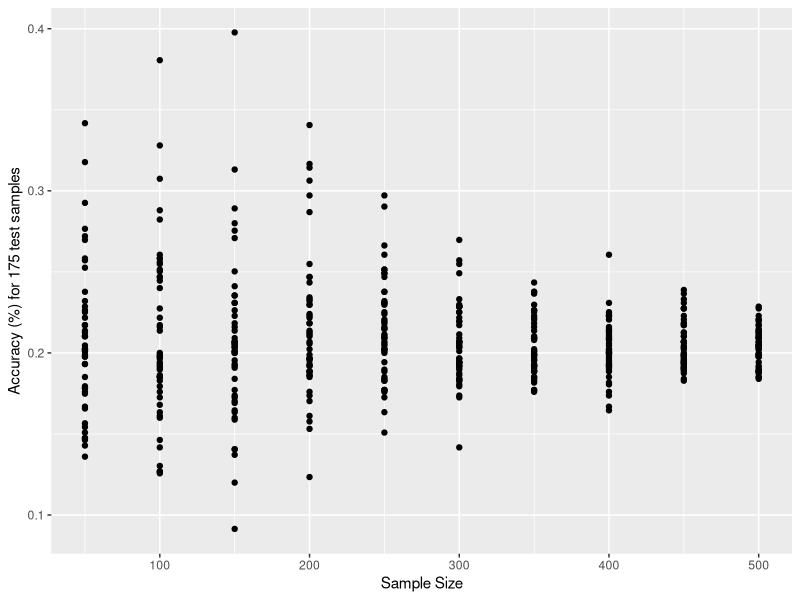
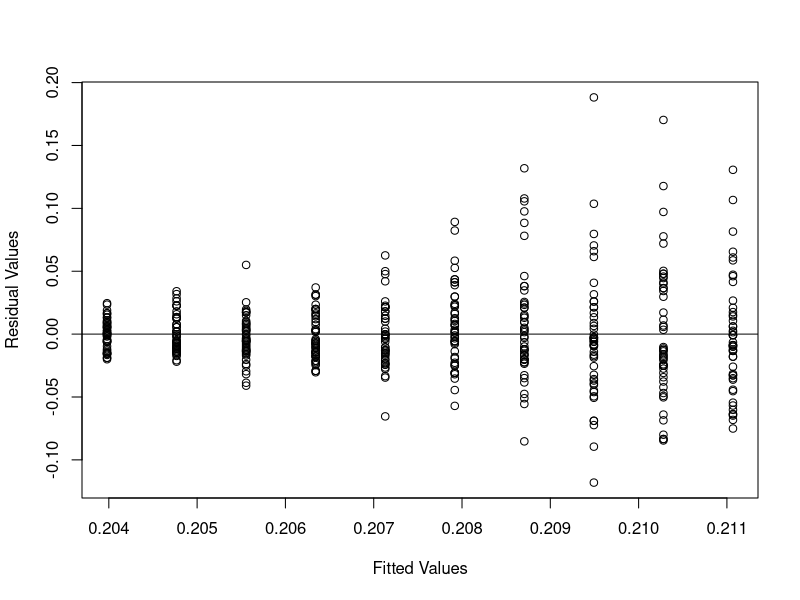
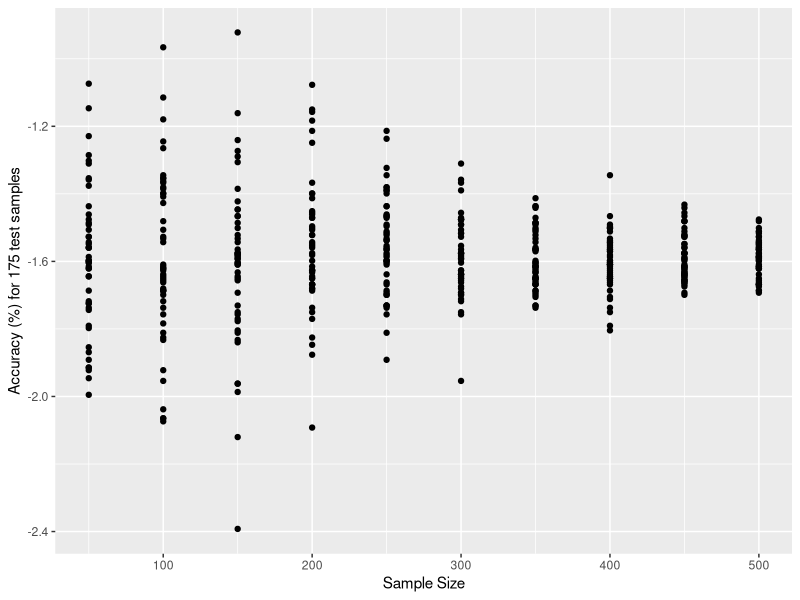
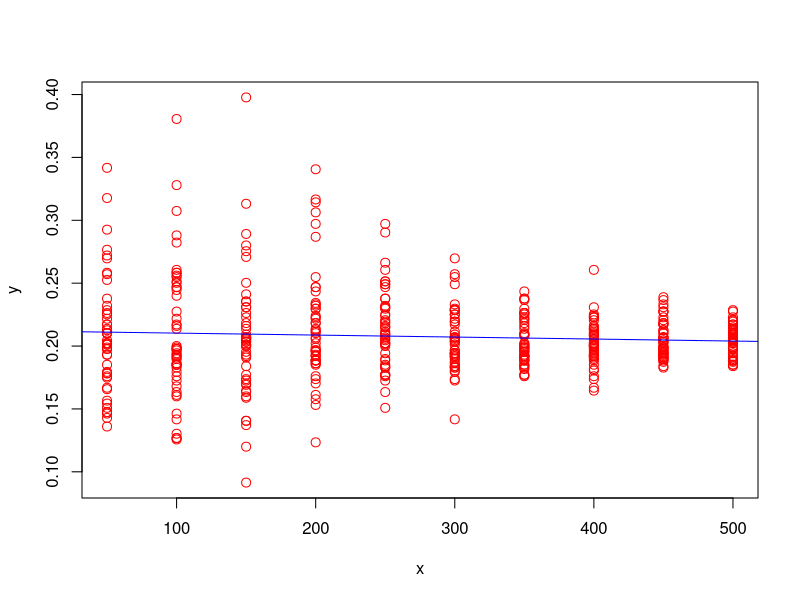
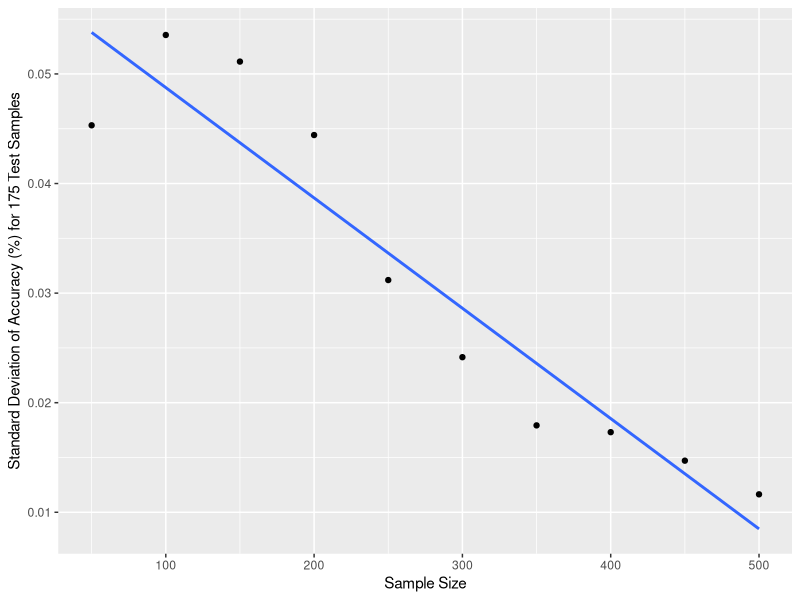
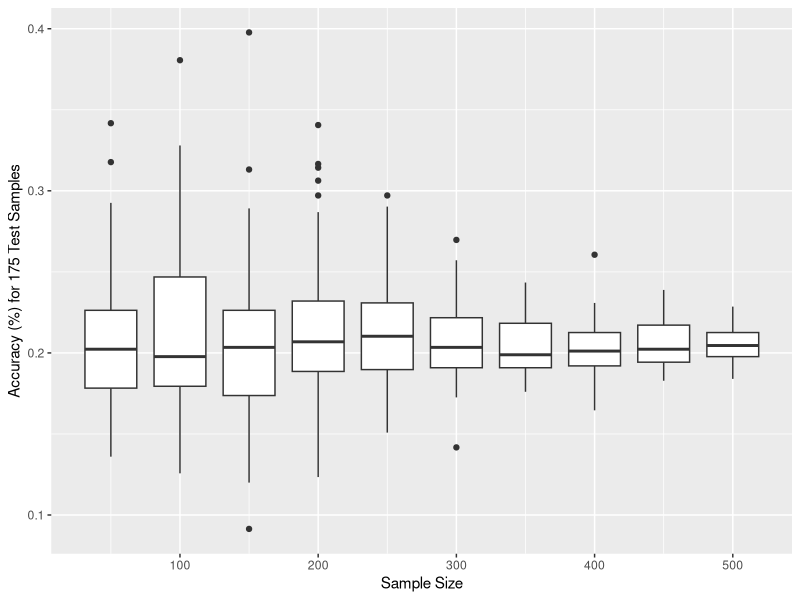
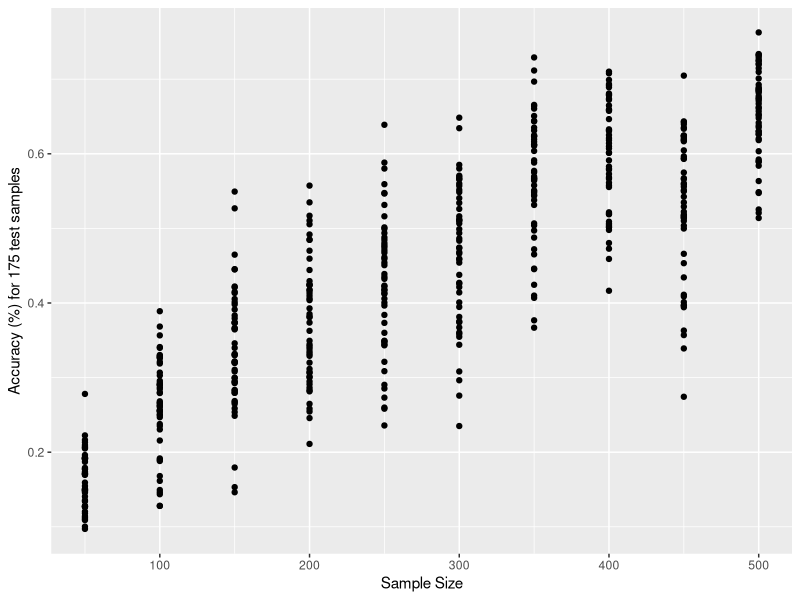
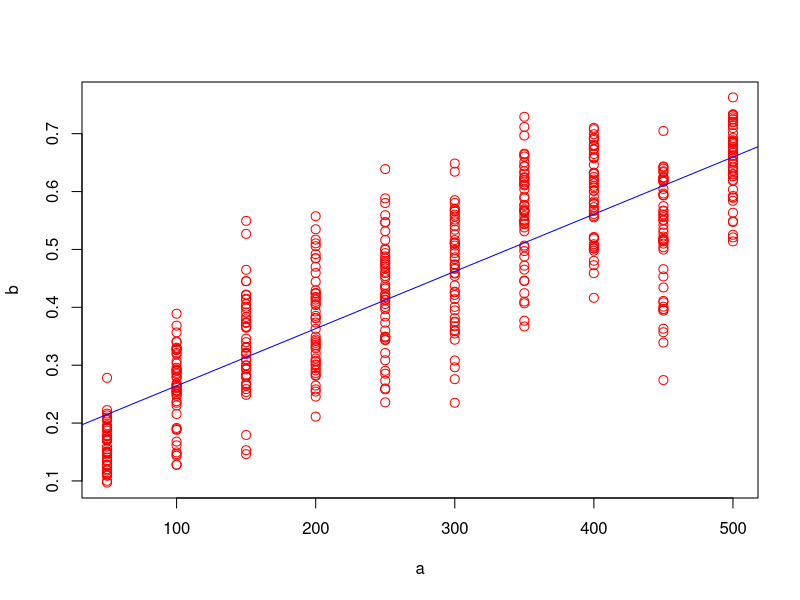

Here is the R script that generated these plots, in order:
## ---- chunk 1
library(tidyverse)
library(readr)
## ---- chunk 2
particledata <- read_csv("samples_test_175_data.csv")
particledata <- particledata %>%
  select(-...1)

particledata_long <- particledata %>%
  select(-`550 samples`, -`600 samples`, -`650 samples`, -`700 samples`) %>%
  rename(`50` = `50 samples`,
         `100` = `100 samples`,
         `150` = `150 samples`,
         `200` = `200 samples`,
         `250` = `250 samples`,
         `300` = `300 samples`,
         `350` = `350 samples`,
         `400` = `400 samples`,
         `450` = `450 samples`,
         `500` = `500 samples`,) %>%
  pivot_longer(names_to = "samplesize",
               values_to = "percentaccuracy",
               '50' : '500')
particledata_long$samplesize <- as.double(particledata_long$samplesize)
particledata_long
## ---- chunk 3
particledatastats <- particledata_long %>%
  group_by(samplesize) %>%
  summarize(average = mean(percentaccuracy),
            sd = sd(percentaccuracy),
            min = min(percentaccuracy),
            Q1 = quantile(percentaccuracy, probs = 0.25),
            median = median(percentaccuracy),
            Q3 = quantile(percentaccuracy, probs = 0.75),
            max = max(percentaccuracy),
            IQR = Q3 - Q1) %>%
  arrange(samplesize)
particledatastats
## ---- chunk 4
particledata_long %>%
  ggplot(aes(x = samplesize, y = percentaccuracy)) +
  geom_point() + 
  labs(x = "Sample Size",
       y = "Accuracy (%) for 175 test samples")
## ---- chunk 5
x = particledata_long$samplesize
y = particledata_long$percentaccuracy

model <- lm(y ~ x)
## ---- chunk 6
# test for heteroscedasticity
plot(fitted(model), resid(model), xlab = 'Fitted Values', ylab = 'Residual Values')

abline(0,0)
## ---- chunk 7
# breusch-pagan test
library(lmtest)

bptest(model)
## ---- chunk 8
wt <- 1 / lm(abs(model$residuals) ~ model$fitted.values)$fitted.values^2

wls_model <- lm(y ~ x, weights = wt)

summary(wls_model)
## ---- chunk 9
particledata_long$log_accuracy <- log(particledata_long$percentaccuracy)
particledata_long %>%
  ggplot(aes(x = samplesize, y = log_accuracy)) +
  geom_point() + 
  labs(x = "Sample Size",
       y = "Accuracy (%) for 175 test samples")
## ---- chunk 10
z <- particledata_long$log_accuracy

log_model <- lm(z ~ x)

summary(log_model)
## ---- chunk 11
x = particledata_long$samplesize
y = particledata_long$percentaccuracy

plot(x, y, col = 'red', cex = 1.2)
abline(lm(y ~ x), col = 'blue')
## ---- chunk 12
summary(lm(y ~ x))$coefficients

summary(model)
## ---- chunk 13
particledata500_long <- particledata_long %>%
  filter(samplesize == 500)

t.test(particledata500_long$percentaccuracy, mu = 0.20, alternative = 'greater')
## ---- chunk 14
particledatastats %>%
  ggplot(aes(x = samplesize, y = sd)) + 
  geom_point() +
  labs(x = "Sample Size",
       y = "Standard Deviation of Accuracy (%) for 175 Test Samples") +
  geom_smooth(se = FALSE, method = 'lm')
## ---- chunk 15
c = particledatastats$sd
d = particledatastats$samplesize
summary(lm(c ~ d))$coefficients
## ---- chunk 16
ggplot(particledata_long, aes(x = samplesize, y = percentaccuracy)) +
  geom_boxplot(aes(group = samplesize)) +
  labs(x = "Sample Size",
       y = "Accuracy (%) for 175 Test Samples")
## ---- chunk 17
handwrittendata <- read_csv("handwrittendigits175testdata.csv")
handwrittendata <- handwrittendata %>%
  select(-...1)

handwrittendata_long <- handwrittendata %>%
  select(-`550 samples`, -`600 samples`, -`650 samples`, -`700 samples`) %>%
  rename(`50` = `50 samples`,
         `100` = `100 samples`,
         `150` = `150 samples`,
         `200` = `200 samples`,
         `250` = `250 samples`,
         `300` = `300 samples`,
         `350` = `350 samples`,
         `400` = `400 samples`,
         `450` = `450 samples`,
         `500` = `500 samples`,) %>%
  pivot_longer(names_to = "samplesize",
               values_to = "percentaccuracy",
               '50' : '500')
handwrittendata_long$samplesize <- as.double(handwrittendata_long$samplesize)
handwrittendata_long
## ---- chunk 18
handwrittendatastats <- handwrittendata_long %>%
  group_by(samplesize) %>%
  summarize(average = mean(percentaccuracy),
            sd = sd(percentaccuracy),
            min = min(percentaccuracy),
            Q1 = quantile(percentaccuracy, probs = 0.25),
            median = median(percentaccuracy),
            Q3 = quantile(percentaccuracy, probs = 0.75),
            max = max(percentaccuracy),
            IQR = Q3 - Q1) %>%
  arrange(samplesize)
handwrittendatastats
## ---- chunk 19
handwrittendata_long %>%
  ggplot(aes(x = samplesize, y = percentaccuracy)) +
  geom_point() + 
  labs(x = "Sample Size",
       y = "Accuracy (%) for 175 test samples")
## ---- chunk 20
a = handwrittendata_long$samplesize
b = handwrittendata_long$percentaccuracy

plot(a, b, col = 'red', cex = 1.2)
abline(lm(b ~ a), col = 'blue')
## ---- chunk 21
summary(lm(b ~ a))$coefficients
## ---- chunk 22
handwrittenml = lm(b ~ a, data = handwrittendata_long)
summary(handwrittenml)$r.squared
## ---- chunk 23
ggplot(handwrittendata_long, aes(x = samplesize, y = percentaccuracy)) +
  geom_boxplot(aes(group = samplesize)) +
  labs(x = "Sample Size",
       y = "Accuracy (%) for 175 Test Samples")
